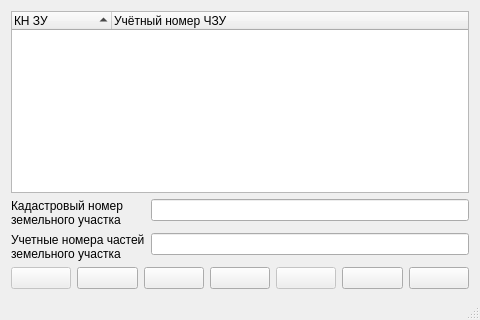
<?xml version="1.0" encoding="UTF-8"?>
<ui version="4.0">
 <class>DialogSubParcel</class>
 <widget class="QDialog" name="DialogSubParcel">
  <property name="geometry">
   <rect>
    <x>0</x>
    <y>0</y>
    <width>480</width>
    <height>320</height>
   </rect>
  </property>
  <property name="windowTitle">
   <string>Часть земельного участка</string>
  </property>
  <property name="windowIcon">
   <iconset resource="..\resources.qrc">
    <normaloff>:/plugins/openland/icons/kn.png</normaloff>:/plugins/openland/icons/kn.png</iconset>
  </property>
  <property name="sizeGripEnabled">
   <bool>true</bool>
  </property>
  <property name="modal">
   <bool>true</bool>
  </property>
  <layout class="QVBoxLayout" name="verticalLayout">
   <item>
    <widget class="QTreeWidget" name="treeWidget">
     <property name="sortingEnabled">
      <bool>true</bool>
     </property>
     <column>
      <property name="text">
       <string>КН ЗУ</string>
      </property>
     </column>
     <column>
      <property name="text">
       <string>Учётный номер ЧЗУ</string>
      </property>
     </column>
    </widget>
   </item>
   <item>
    <layout class="QFormLayout" name="formLayout">
     <property name="fieldGrowthPolicy">
      <enum>QFormLayout::AllNonFixedFieldsGrow</enum>
     </property>
     <item row="0" column="0">
      <widget class="QLabel" name="label">
       <property name="text">
        <string>Кадастровый номер&lt;br /&gt;земельного участка</string>
       </property>
      </widget>
     </item>
     <item row="0" column="1">
      <widget class="QLineEdit" name="lineEditCadastralNumber">
       <property name="inputMethodHints">
        <set>Qt::ImhNone</set>
       </property>
       <property name="inputMask">
        <string/>
       </property>
      </widget>
     </item>
     <item row="1" column="0">
      <widget class="QLabel" name="label_2">
       <property name="text">
        <string>Учетные номера частей&lt;br /&gt;земельного участка</string>
       </property>
      </widget>
     </item>
     <item row="1" column="1">
      <widget class="QLineEdit" name="lineEditNumberRecord">
       <property name="inputMethodHints">
        <set>Qt::ImhNone</set>
       </property>
      </widget>
     </item>
    </layout>
   </item>
   <item>
    <layout class="QHBoxLayout" name="horizontalLayout">
     <item>
      <widget class="QPushButton" name="pushButtonSelect">
       <property name="enabled">
        <bool>false</bool>
       </property>
       <property name="toolTip">
        <string>Выбрать ЧЗУ</string>
       </property>
       <property name="statusTip">
        <string/>
       </property>
       <property name="whatsThis">
        <string/>
       </property>
       <property name="text">
        <string/>
       </property>
       <property name="icon">
        <iconset resource="..\resources.qrc">
         <normaloff>:/plugins/openland/icons/symbol_check.png</normaloff>:/plugins/openland/icons/symbol_check.png</iconset>
       </property>
       <property name="autoDefault">
        <bool>false</bool>
       </property>
       <property name="default">
        <bool>true</bool>
       </property>
      </widget>
     </item>
     <item>
      <widget class="QPushButton" name="pushButtonAdd">
       <property name="toolTip">
        <string>Добавить ЧЗУ</string>
       </property>
       <property name="text">
        <string extracomment="Добавить"/>
       </property>
       <property name="icon">
        <iconset resource="..\resources.qrc">
         <normaloff>:/plugins/openland/icons/symbol_add.png</normaloff>:/plugins/openland/icons/symbol_add.png</iconset>
       </property>
       <property name="autoDefault">
        <bool>false</bool>
       </property>
      </widget>
     </item>
     <item>
      <widget class="QPushButton" name="pushButtonEdit">
       <property name="toolTip">
        <string>Редактировать атрибуты ЧЗУ</string>
       </property>
       <property name="text">
        <string extracomment="Редактировать"/>
       </property>
       <property name="icon">
        <iconset resource="..\resources.qrc">
         <normaloff>:/plugins/openland/icons/edit.png</normaloff>:/plugins/openland/icons/edit.png</iconset>
       </property>
       <property name="autoDefault">
        <bool>false</bool>
       </property>
      </widget>
     </item>
     <item>
      <widget class="QPushButton" name="pushButtonDel">
       <property name="toolTip">
        <string>Удалить ЧЗУ</string>
       </property>
       <property name="text">
        <string extracomment="Удалить"/>
       </property>
       <property name="icon">
        <iconset resource="..\resources.qrc">
         <normaloff>:/plugins/openland/icons/symbol_remove.png</normaloff>:/plugins/openland/icons/symbol_remove.png</iconset>
       </property>
       <property name="autoDefault">
        <bool>false</bool>
       </property>
      </widget>
     </item>
     <item>
      <widget class="QPushButton" name="pushButtonSave">
       <property name="enabled">
        <bool>false</bool>
       </property>
       <property name="toolTip">
        <string>Сохранить атрибуты ЧЗУ</string>
       </property>
       <property name="text">
        <string extracomment="Сохранить"/>
       </property>
       <property name="icon">
        <iconset resource="..\resources.qrc">
         <normaloff>:/plugins/openland/icons/save.png</normaloff>:/plugins/openland/icons/save.png</iconset>
       </property>
       <property name="autoDefault">
        <bool>false</bool>
       </property>
      </widget>
     </item>
     <item>
      <widget class="QPushButton" name="pushButtonRefresh">
       <property name="toolTip">
        <string>Обновить атрибуты ЧЗУ</string>
       </property>
       <property name="text">
        <string extracomment="Обновить"/>
       </property>
       <property name="icon">
        <iconset resource="..\resources.qrc">
         <normaloff>:/plugins/openland/icons/refresh.png</normaloff>:/plugins/openland/icons/refresh.png</iconset>
       </property>
       <property name="autoDefault">
        <bool>false</bool>
       </property>
      </widget>
     </item>
     <item>
      <widget class="QPushButton" name="pushButtonClose">
       <property name="toolTip">
        <string>Закрыть окно</string>
       </property>
       <property name="text">
        <string extracomment="Закрыть"/>
       </property>
       <property name="icon">
        <iconset resource="..\resources.qrc">
         <normaloff>:/plugins/openland/icons/close.png</normaloff>:/plugins/openland/icons/close.png</iconset>
       </property>
       <property name="autoDefault">
        <bool>false</bool>
       </property>
      </widget>
     </item>
    </layout>
   </item>
   <item>
    <widget class="QLabel" name="labelMessage">
     <property name="text">
      <string/>
     </property>
    </widget>
   </item>
  </layout>
 </widget>
 <tabstops>
  <tabstop>treeWidget</tabstop>
  <tabstop>lineEditCadastralNumber</tabstop>
  <tabstop>lineEditNumberRecord</tabstop>
  <tabstop>pushButtonSelect</tabstop>
  <tabstop>pushButtonAdd</tabstop>
  <tabstop>pushButtonEdit</tabstop>
  <tabstop>pushButtonDel</tabstop>
  <tabstop>pushButtonSave</tabstop>
  <tabstop>pushButtonRefresh</tabstop>
  <tabstop>pushButtonClose</tabstop>
 </tabstops>
 <resources>
  <include location="..\resources.qrc"/>
 </resources>
 <connections/>
</ui>
